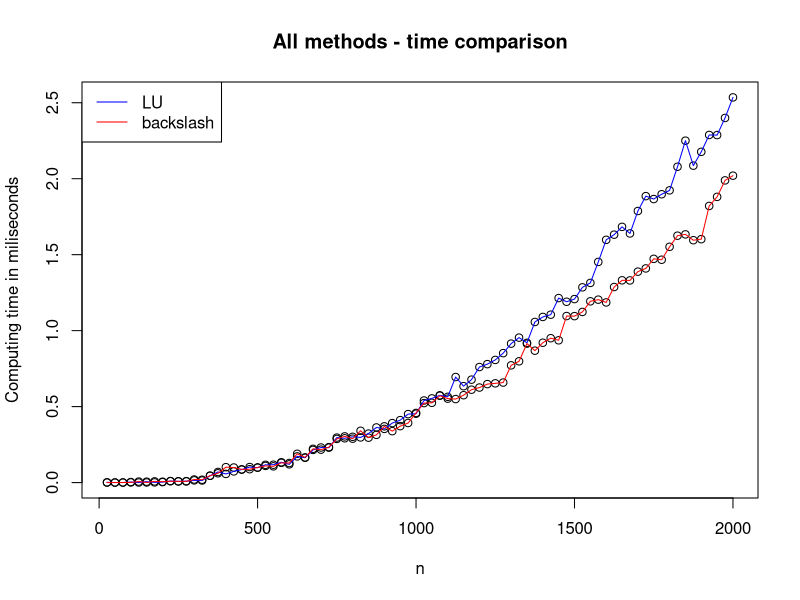

Write R code to recreate this figure.
avg_results = read.csv("times.txt")

y_range = range(0, avg_results$time)

pdf(file="times.pdf", height=5, width=10, bg="white")

plot(avg_results$n, avg_results$time, main="All methods - time comparison",
	lty = 1, ylim = y_range, xlab = "n", ylab = "Computing time in miliseconds", col="black")


lines(avg_results[avg_results$alg=="LU",]$n, avg_results[avg_results$alg=="LU",]$time, lty = 1, col = "blue")
lines(avg_results[avg_results$alg=="backslash",]$n, avg_results[avg_results$alg=="backslash",]$time, lty = 1, col = "red")
legend("topleft", c("LU", "backslash"), col=c("blue","red"),lty=1)


dev.off()
